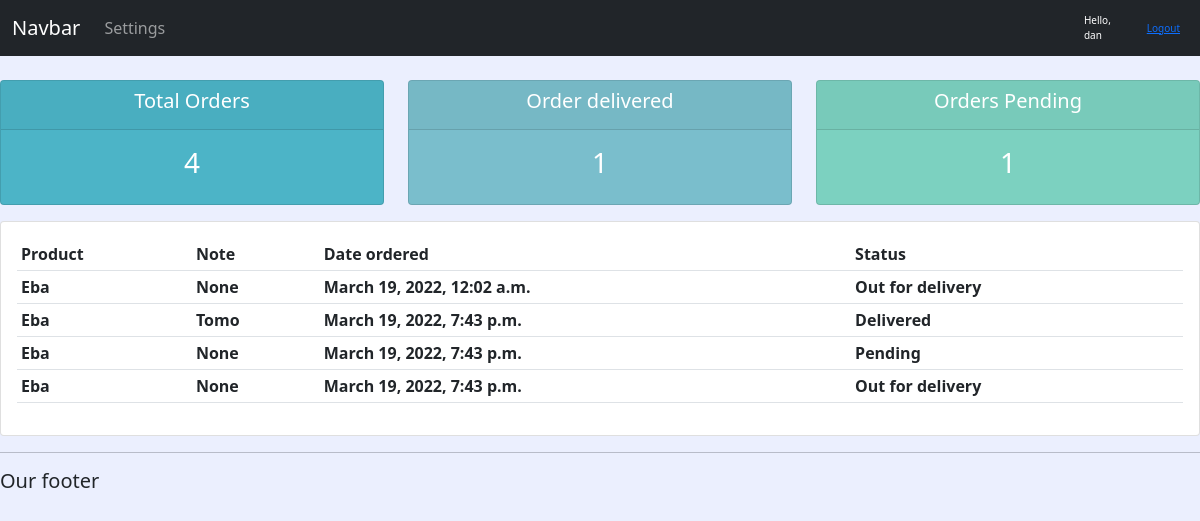
The app's page /user/ (signed in) with its own data.
### film/models.py (models this page shows)
class Order(models.Model):
    STATUS=(('Pending','Pending'),
            ('Out for delivery','Out for delivery'),
            ('Delivered','Delivered'))
    customer = models.ForeignKey(Customer,null=True,on_delete=models.SET_NULL)
    product = models.ForeignKey(Products,null=True,on_delete=models.SET_NULL)
    date_ordered = models.DateTimeField(auto_now_add=True,null=True)
    status = models.CharField(max_length=250,null=True,choices=STATUS)
    note = models.CharField(max_length=1000,null=True)
    def __str__(self):
        return self.product.name

class Products(models.Model):
    CATEGORY = (('Indoor','Indoor'),
                 ('Out Door','Out Door'))
    name = models.CharField(max_length=250,null=True)
    price = models.FloatField(null=True)
    category = models.CharField(max_length=250,null=True,choices=CATEGORY)
    description = models.CharField(max_length=250,null=True,blank=True)
    date_created = models.DateTimeField(auto_now_add=True,null=True)
    tag = models.ManyToManyField(Tag)
    def __str__(self):
        return self.name

### film/decorators.py (the view)
        def wrapper_func(request,*args,**kwargs):
            print('working',allowed_roles)
            group = None
            if request.user.groups.exists():
                group = request.user.groups.all()[0].name
            if group in allowed_roles:
                return view_func(request,*args,**kwargs)
            else:
                return HttpResponse('You are not authorised to view this page')

### film/views.py (called while the page is built)
@login_required(login_url='login')
@allowed_users(allowed_roles=['customer'])
def userPage(request):
    orders = request.user.customer.order_set.all()
    total_orders = orders.count()
    delivered = orders.filter(status='Delivered').count()
    pending = orders.filter(status='Pending').count()
    print(orders)
    context = {'orders':orders,'total_orders':total_orders,
    'delivered':delivered,'pending':pending}
    return render(request,'user.html',context)

### templates/user.html
{%  extends 'main.html' %}
{% block content %}
{%  include 'status.html' %}
<div class="row">
    <div class="col-md">
        <div class="card card-body">
            <table class="table table-sm">
                <tr>
                    <th>Product</th>
                    <th>Note</th>
                    <th>Date ordered</th>
                    <th>Status</th>
                </tr>
                {%for order in orders%}
                <tr>
                    <th>{{order.product}}</th>
                    <th>{{order.note}}</th>
                    <th>{{order.date_ordered}}</th>
                    <th>{{order.status}}</th>
                </tr>
                {%endfor%}
            </table>
        </div>
    </div>
</div>
{% endblock %}

### templates/navbar.html (shortened to what this page needs)
<nav class="navbar navbar-expand-lg navbar-dark bg-dark">
    <div class="container-fluid">
      <a class="navbar-brand" href="#">Navbar</a>
      <div class="collapse navbar-collapse" id="navbarNav">
        <ul class="navbar-nav">
          {% if request.user.is_staff%}
          <li class="nav-item">
            <a class="nav-link active" aria-current="page" href="{%url 'home'%}">Dashboard</a>
          </li>
          <li class="nav-item">
            <a class="nav-link" href="{%url 'products'%}">Products</a>
          </li>
          {% else %}
          <li class="nav-item">
            <a class="nav-link" href="{%url 'account' %}">Settings</a>
          </li>
          {%endif%}
        </ul>
      </div>
    </div>
    <span class="hello-msg">Hello, {{request.user}}</span>
    <span><a class="hello-msg" href="{% url 'logout' %}">Logout</a></span>
  </nav>

### static/css/main.css (style rules this page uses)
body { background-color: #ebeffe; }

### templates/navbar.html (style rules this page uses)
span { color: white; font-size: 10px; margin-right:20px ; }

### records on screen
Order: product "Eba", note "None", date_ordered "March 19, 2022, 12:02 a.m.", status "Out for delivery"
Order: product "Eba", note "Tomo", date_ordered "March 19, 2022, 7:43 p.m.", status "Delivered"
Order: product "Eba", note "None", date_ordered "March 19, 2022, 7:43 p.m.", status "Pending"
Order: product "Eba", note "None", date_ordered "March 19, 2022, 7:43 p.m.", status "Out for delivery"

### other values on screen
{{ request.user }} "dan"
{{ total_orders }} "4"
{{ delivered }} "1"
{{ pending }} "1"
